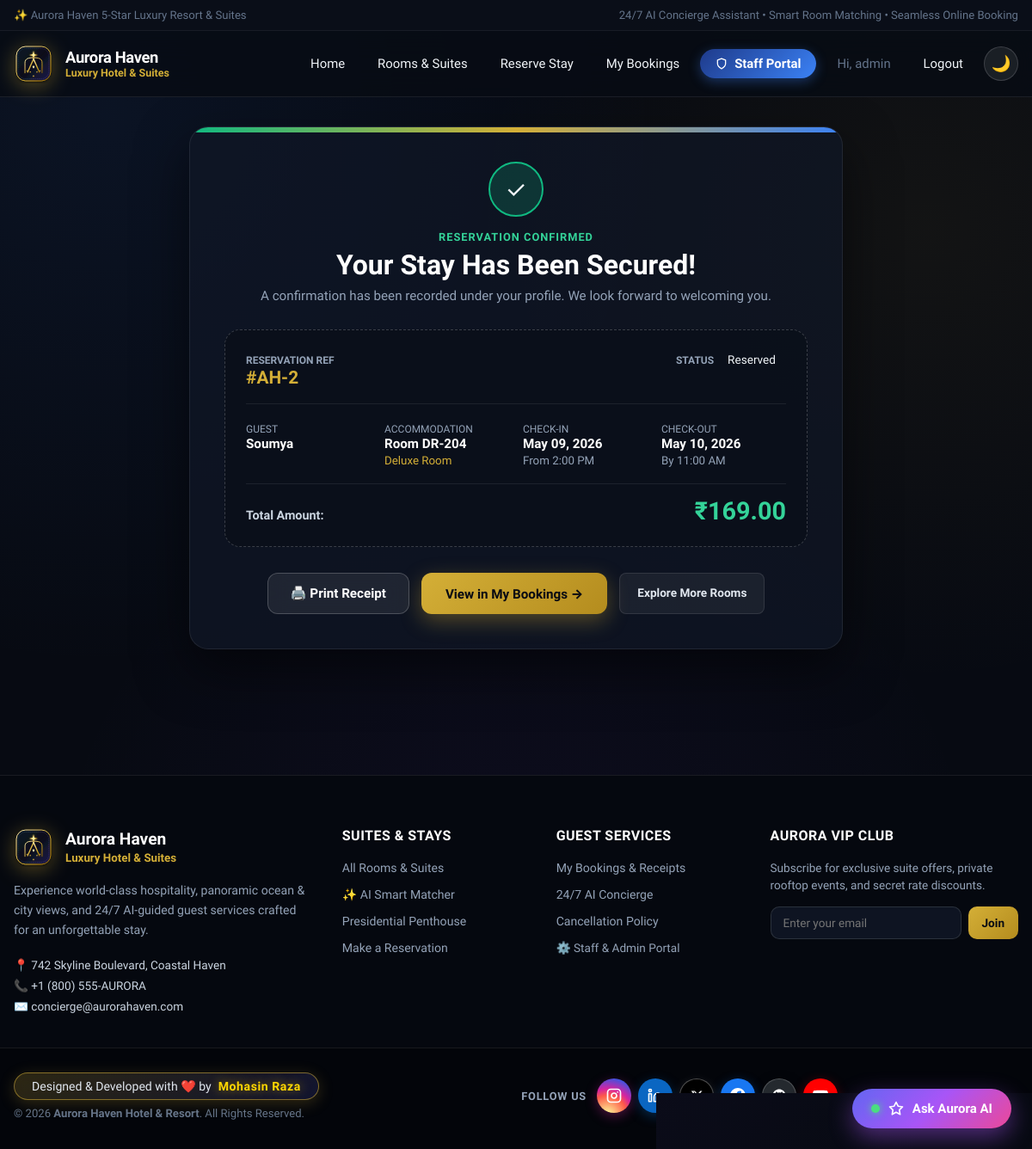
The page /booking/confirmation/2/ (signed in) on the database its author committed.
### hotel/models.py (models this page shows, shortened)
class Booking(models.Model):
    guest = models.ForeignKey(Guest, on_delete=models.CASCADE, related_name="bookings")
    room = models.ForeignKey(Room, on_delete=models.CASCADE, related_name="bookings")
    check_in = models.DateField()
    check_out = models.DateField()
    total_price = models.DecimalField(max_digits=10, decimal_places=2)
    status = models.CharField(max_length=20, choices=BOOKING_STATUS_CHOICES, default="Reserved")
    created_at = models.DateTimeField(auto_now_add=True)

class Guest(models.Model):
    user = models.OneToOneField(User, on_delete=models.CASCADE, null=True, blank=True, related_name="guest_profile")
    name = models.CharField(max_length=120)
    phone = models.CharField(max_length=20)

class Room(models.Model):
    room_number = models.CharField(max_length=20, unique=True)
    category = models.ForeignKey(Category, on_delete=models.CASCADE, related_name="rooms")
    price = models.DecimalField(max_digits=10, decimal_places=2)
    description = models.TextField()
    image = models.TextField(help_text="Use a URL or a data URI for demo room images.")
    availability = models.BooleanField(default=True)

class Category(models.Model):
    name = models.CharField(max_length=100, unique=True)

### hotel/views.py (the view)
# urls.py: path("booking/confirmation/<int:booking_id>/", views.booking_confirmation, name="booking_confirmation"),
@login_required(login_url="login")
def booking_confirmation(request, booking_id):
    seed_demo_data()
    booking_record = get_object_or_404(
        Booking.objects.select_related("guest", "room", "room__category"),
        id=booking_id,
        guest__user=request.user,
    )
    context = {
        **get_base_context(),
        "booking": booking_record,
    }
    return render(request, "hotel/booking_confirmation.html", context)

### hotel/views.py (called while the page is built, shortened)
def seed_demo_data():
    if Category.objects.exists() and Room.objects.exists():
        return

def get_category_cards():
    cards = []
    category_meta = {item["name"]: item for item in CATEGORY_DATA}
    default_accents = ["#2563eb", "#059669", "#7c3aed", "#ea580c", "#db2777", "#0891b2", "#0f766e"]
    for idx, category in enumerate(Category.objects.all().order_by("name")):
        meta = category_meta.get(category.name, {})
        accent = meta.get("accent", default_accents[idx % len(default_accents)])
        tagline = meta.get("tagline", "Curated comfort and prime hotel experience.")
        cards.append(
            {
                "id": category.id,
                "name": category.name,
                "tagline": tagline,
                "accent": accent,
                "room_count": category.rooms.count(),
            }
        )
    return cards

def get_base_context():
    return {
        "category_cards": get_category_cards(),
        "status_choices": BOOKING_STATUS_CHOICES,
    }

### hotel/templates/hotel/booking_confirmation.html (shortened to what this page needs)
{% extends 'hotel/base.html' %}
{% block content %}
<section class="container section-space" style="max-width: 760px; margin: 0 auto;">
    <div class="luxury-room-card" style="padding: 40px; position: relative; overflow: hidden; box-shadow: 0 24px 60px rgba(0,0,0,0.5);">
        <div style="position: absolute; top: 0; left: 0; right: 0; height: 6px; background: linear-gradient(90deg, #10b981, #d4af37, #3b82f6);"></div>
        <div style="text-align: center; margin-bottom: 30px;">
            <div style="width: 64px; height: 64px; border-radius: 50%; background: rgba(16, 185, 129, 0.2); border: 2px solid #10b981; display: inline-flex; align-items: center; justify-content: center; font-size: 28px; margin-bottom: 16px;">
                ✓
            </div>
            <span class="luxury-kicker" style="color: #34d399;">Reservation Confirmed</span>
            <h1 style="color: #fff; font-size: 2rem; margin: 4px 0 8px 0;">Your Stay Has Been Secured!</h1>
            <p style="color: #94a3b8; font-size: 0.95rem; margin: 0;">A confirmation has been recorded under your profile. We look forward to welcoming you.</p>
        </div>
        <div style="background: rgba(11, 15, 25, 0.8); border: 1px dashed rgba(255, 255, 255, 0.2); border-radius: 18px; padding: 24px; margin-bottom: 30px;">
            <div style="display: grid; grid-template-columns: 1fr 1fr; gap: 20px; border-bottom: 1px solid rgba(255,255,255,0.08); padding-bottom: 18px; margin-bottom: 18px;">
                <div>
                    <span style="font-size: 0.75rem; color: #94a3b8; text-transform: uppercase; font-weight: 700;">Reservation Ref</span>
                    <strong style="display: block; font-size: 1.3rem; color: #d4af37;">#AH-{{ booking.id }}</strong>
                </div>
                <div style="text-align: right;">
                    <span style="font-size: 0.75rem; color: #94a3b8; text-transform: uppercase; font-weight: 700;">Status</span>
                    <span class="status-badge badge-reserved" style="font-size: 0.85rem; padding: 4px 12px;">{{ booking.status }}</span>
                </div>
            </div>
            <div style="display: grid; grid-template-columns: repeat(auto-fit, minmax(140px, 1fr)); gap: 16px; margin-bottom: 18px;">
                <div>
                    <span style="font-size: 0.75rem; color: #94a3b8; text-transform: uppercase;">Guest</span>
                    <strong style="display: block; color: #fff; font-size: 0.95rem;">{{ booking.guest.name }}</strong>
                </div>
                <div>
                    <span style="font-size: 0.75rem; color: #94a3b8; text-transform: uppercase;">Accommodation</span>
                    <strong style="display: block; color: #fff; font-size: 0.95rem;">Room {{ booking.room.room_number }}</strong>
                    <small style="color: #d4af37;">{{ booking.room.category.name }}</small>
                </div>
                <div>
                    <span style="font-size: 0.75rem; color: #94a3b8; text-transform: uppercase;">Check-in</span>
                    <strong style="display: block; color: #fff; font-size: 0.95rem;">{{ booking.check_in|date:"M d, Y" }}</strong>
                    <small style="color: #94a3b8;">From 2:00 PM</small>
                </div>
                <div>
                    <span style="font-size: 0.75rem; color: #94a3b8; text-transform: uppercase;">Check-out</span>
                    <strong style="display: block; color: #fff; font-size: 0.95rem;">{{ booking.check_out|date:"M d, Y" }}</strong>
                    <small style="color: #94a3b8;">By 11:00 AM</small>
                </div>
            </div>
            <div style="display: flex; justify-content: space-between; align-items: baseline; border-top: 1px solid rgba(255,255,255,0.08); padding-top: 14px;">
                <span style="font-size: 0.9rem; color: #cbd5e1; font-weight: 600;">Total Amount:</span>
                <strong style="font-size: 1.8rem; color: #34d399;">₹{{ booking.total_price }}</strong>
            </div>
        </div>
        <div style="display: flex; gap: 14px; justify-content: center; flex-wrap: wrap;">
            <button onclick="window.print()" class="btn-luxury-glass" style="cursor: pointer;">
                🖨️ Print Receipt
            </button>
            <a href="{% url 'booking_history' %}" class="btn-luxury-primary">
                View in My Bookings &rarr;
            </a>
            <a href="{% url 'rooms' %}" class="btn-card-details" style="padding: 14px 20px;">
                Explore More Rooms
            </a>
        </div>
    </div>
</section>
{% endblock %}

### hotel/templates/hotel/base.html (shortened to what this page needs)
{% load static %}
<!DOCTYPE html>
<html lang="en">
<head>
    <link rel="stylesheet" href="{% static 'css/style.css' %}?v=20261003-3">
</head>
<body>
    <div class="top-strip">
        <div class="container top-strip-inner">
            <span>✨ Aurora Haven 5-Star Luxury Resort & Suites</span>
            <span>24/7 AI Concierge Assistant &bull; Smart Room Matching &bull; Seamless Online Booking</span>
        </div>
    </div>
    <header class="site-header">
        <nav class="navbar container">
            <a class="brand" href="{% url 'home' %}">
                <div class="brand-logo-wrap">
                    <img src="{% static 'images/aurora_haven_logo.svg' %}" alt="Aurora Haven Luxury Hotel Crest Logo" class="brand-logo-img">
                </div>
                <span>
                    <strong>Aurora Haven</strong>
                    <small>Luxury Hotel & Suites</small>
                </span>
            </a>
            <div class="nav-links">
                <a href="{% url 'home' %}">Home</a>
                <a href="{% url 'rooms' %}">Rooms & Suites</a>
                <a href="{% url 'booking' %}">Reserve Stay</a>
                <a href="{% url 'booking_history' %}">My Bookings</a>
                {% if request.user.is_authenticated %}
                    {% if request.user.is_staff or request.user.is_superuser %}
                        <a href="{% url 'admin_dashboard' %}" class="nav-admin-badge">
                            <svg width="14" height="14" viewBox="0 0 24 24" fill="none" stroke="currentColor" stroke-width="2.2" stroke-linecap="round" stroke-linejoin="round" style="margin-right: 2px;"><path d="M12 22s8-4 8-10V5l-8-3-8 3v7c0 6 8 10 8 10z"></path></svg>
                            <span>Staff Portal</span>
                        </a>
                    {% endif %}
                    <span class="nav-user">Hi, {{ request.user.first_name|default:request.user.username }}</span>
                    <a href="{% url 'logout' %}">Logout</a>
                {% else %}
                    <a href="{% url 'login' %}">Login</a>
                    <a class="nav-highlight" href="{% url 'register' %}">Register</a>
                {% endif %}
                <button id="themeToggleBtn" class="theme-toggle-btn" type="button" aria-label="Toggle Theme" title="Toggle Dark/Light Mode">
                    <span id="themeIcon">🌙</span>
                </button>
            </div>
        </nav>
    </header>
    <main>
        {% block content %}{% endblock %}
    </main>
    <button id="aiLauncherBtn" class="ai-launcher-btn" type="button" aria-label="Open AI Concierge">
        <span class="ai-pulse-dot"></span>
        <svg width="18" height="18" viewBox="0 0 24 24" fill="none" stroke="currentColor" stroke-width="2.2" stroke-linecap="round" stroke-linejoin="round"><polygon points="12 2 15.09 8.26 22 9.27 17 14.14 18.18 21.02 12 17.77 5.82 21.02 7 14.14 2 9.27 8.91 8.26 12 2"></polygon></svg>
        <span>Ask Aurora AI</span>
    </button>
    <footer class="luxury-footer">
        <div class="container luxury-footer-inner">
            <div class="footer-col footer-col-brand">
                <div class="footer-brand">
                    <div class="brand-logo-wrap">
                        <img src="{% static 'images/aurora_haven_logo.svg' %}" alt="Aurora Haven Luxury Hotel Crest Logo" class="brand-logo-img">
                    </div>
                    <div>
                        <strong style="color: #fff; font-size: 1.2rem; display: block;">Aurora Haven</strong>
                        <small style="color: #d4af37; font-weight: 600;">Luxury Hotel & Suites</small>
                    </div>
                </div>
                <p class="footer-desc">
                    Experience world-class hospitality, panoramic ocean & city views, and 24/7 AI-guided guest services crafted for an unforgettable stay.
                </p>
                <div class="footer-contact-info">
                    <div>📍 742 Skyline Boulevard, Coastal Haven</div>
                    <div>📞 +1 (800) 555-AURORA</div>
                    <div>✉️ concierge@aurorahaven.com</div>
                </div>
            </div>
            <div class="footer-col">
                <h4 class="footer-title">Suites & Stays</h4>
                <ul class="footer-nav">
                    <li><a href="{% url 'rooms' %}">All Rooms & Suites</a></li>
                    <li><a href="{% url 'home' %}#aiMatcherSection">✨ AI Smart Matcher</a></li>
                    <li><a href="{% url 'rooms' %}?category=7">Presidential Penthouse</a></li>
                    <li><a href="{% url 'booking' %}">Make a Reservation</a></li>
                </ul>
            </div>
            <div class="footer-col">
                <h4 class="footer-title">Guest Services</h4>
                <ul class="footer-nav">
                    <li><a href="{% url 'booking_history' %}">My Bookings & Receipts</a></li>
                    <li><a href="javascript:void(0)" onclick="document.getElementById('aiChatDrawer').classList.add('open')">24/7 AI Concierge</a></li>
                    <li><a href="{% url 'home' %}">Cancellation Policy</a></li>
                    <li><a href="{% url 'login' %}?role=admin" class="footer-admin-link">⚙️ Staff &amp; Admin Portal</a></li>
                </ul>
            </div>
            <div class="footer-col">
                <h4 class="footer-title">Aurora VIP Club</h4>
                <p style="color: #94a3b8; font-size: 0.85rem; line-height: 1.5; margin: 0 0 14px 0;">
                    Subscribe for exclusive suite offers, private rooftop events, and secret rate discounts.
                </p>
                <div class="footer-subscribe-box">
                    <input type="email" placeholder="Enter your email" class="footer-sub-input">
                    <button type="button" class="footer-sub-btn" onclick="alert('Thank you for joining Aurora VIP Club!')">Join</button>
                </div>
            </div>
        </div>
        <div class="footer-bottom-bar">
            <div class="container footer-bottom-inner">
                <div class="footer-left-meta">
                    <div class="footer-creator-line">
                        <span class="creator-badge">
                            Designed & Developed with ❤️ by <strong>Mohasin Raza</strong>
                        </span>
                    </div>
                    <div class="footer-copy">
                        &copy; 2026 <strong>Aurora Haven Hotel & Resort</strong>. All Rights Reserved.
                    </div>
                </div>
                <div class="footer-social-wrap">
                    <span class="social-label">Follow Us</span>
                    <div class="footer-social-links">
                        <a href="https://instagram.com" target="_blank" rel="noopener noreferrer" class="social-btn social-instagram" aria-label="Instagram" title="Instagram">
                        </a>
                        <a href="https://linkedin.com" target="_blank" rel="noopener noreferrer" class="social-btn social-linkedin" aria-label="LinkedIn" title="LinkedIn">
                        </a>
                        <a href="https://x.com" target="_blank" rel="noopener noreferrer" class="social-btn social-twitter" aria-label="X (Twitter)" title="X (Twitter)">
                            <svg width="15" height="15" viewBox="0 0 24 24" fill="#ffffff">
                                <path d="M18.244 2.25h3.308l-7.227 8.26 8.502 11.24H16.17l-5.214-6.817L4.99 21.75H1.68l7.73-8.835L1.254 2.25H8.08l4.713 6.231zm-1.161 17.52h1.833L7.084 4.126H5.117z"/>
                            </svg>
                        </a>
                        <a href="https://facebook.com" target="_blank" rel="noopener noreferrer" class="social-btn social-facebook" aria-label="Facebook" title="Facebook">
                        </a>
                        <a href="https://github.com" target="_blank" rel="noopener noreferrer" class="social-btn social-github" aria-label="GitHub" title="GitHub">
                        </a>
                        <a href="https://youtube.com" target="_blank" rel="noopener noreferrer" class="social-btn social-youtube" aria-label="YouTube" title="YouTube">
                        </a>
                    </div>
                </div>
            </div>
        </div>
    </footer>
</body>
</html>

### rows shown on the page
Booking: id "2", status "Reserved", guest.name "Soumya", room.room_number "DR-204", room.category.name "Deluxe Room", check_in "May 09, 2026", check_out "May 10, 2026", total_price "169.00"

### other values the page prints
{{ request.user.first_name|default:request.user.username }} "admin"
